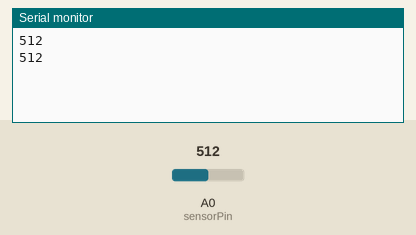
Recording of a sketch running on a simulated Arduino Uno, built with avr-gcc and run on an emulated ATmega328P. Shown: the last lines printed to the serial monitor. Inputs (shaded band) come from the test bench; at power-on: A0 (sensorPin) = 512.

Above: at 1.8 s.
1.9 s: A0 (sensorPin) set to 716
At 2.8 s:
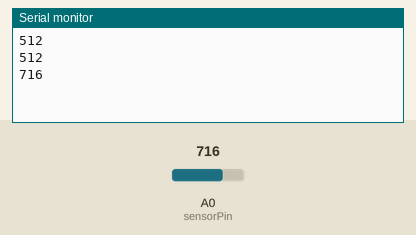
3.4 s: A0 (sensorPin) set to 900
At 4.4 s:
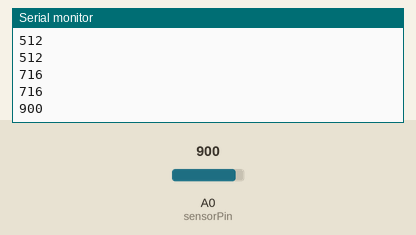
Timing chart, 0 to 6.4 s (numbered marks = the images above; inputs shaded):
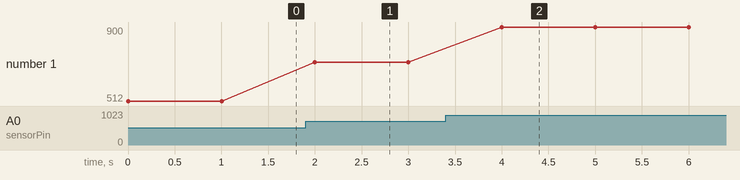

The sketch:

capacitive_v2.0.ino
```cpp
const int sensorPin = A0;  // Pin analog untuk sensor kelembaban tanah
int nilaiSensor = 0;

void setup() {
  Serial.begin(9600);
}

void loop() {
  // Baca nilai ADC dari sensor
  nilaiSensor = analogRead(sensorPin);

  // Kirim nilai ke Python (hanya angka)
  Serial.println(nilaiSensor);

  delay(1000); // delay 1 detik
}
```

Measured:
- after the input at 1.9 s, the serial monitor: prints a new line after 0.10 s (image 1)
- after the input at 3.4 s, the serial monitor: prints a new line after 0.60 s (image 2)
- plotted number 1: 512 → 716 after the input at 1.9 s, 716 → 900 after the input at 3.4 s
